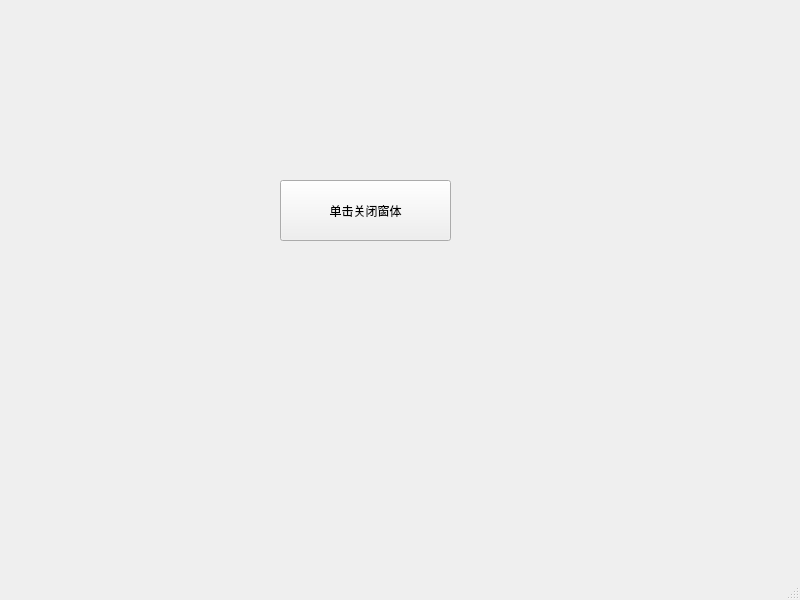
<?xml version="1.0" encoding="UTF-8"?>
<ui version="4.0">
 <class>MainWindow</class>
 <widget class="QMainWindow" name="MainWindow">
  <property name="geometry">
   <rect>
    <x>0</x>
    <y>0</y>
    <width>800</width>
    <height>600</height>
   </rect>
  </property>
  <property name="windowTitle">
   <string>MainWindow</string>
  </property>
  <widget class="QWidget" name="centralwidget">
   <widget class="QPushButton" name="pushButton">
    <property name="geometry">
     <rect>
      <x>280</x>
      <y>180</y>
      <width>171</width>
      <height>61</height>
     </rect>
    </property>
    <property name="text">
     <string>单击关闭窗体</string>
    </property>
   </widget>
  </widget>
  <widget class="QMenuBar" name="menubar">
   <property name="geometry">
    <rect>
     <x>0</x>
     <y>0</y>
     <width>800</width>
     <height>23</height>
    </rect>
   </property>
  </widget>
  <widget class="QStatusBar" name="statusbar"/>
 </widget>
 <resources/>
 <connections>
  <connection>
   <sender>pushButton</sender>
   <signal>clicked()</signal>
   <receiver>MainWindow</receiver>
   <slot>close()</slot>
   <hints>
    <hint type="sourcelabel">
     <x>348</x>
     <y>235</y>
    </hint>
    <hint type="destinationlabel">
     <x>357</x>
     <y>286</y>
    </hint>
   </hints>
  </connection>
 </connections>
</ui>
